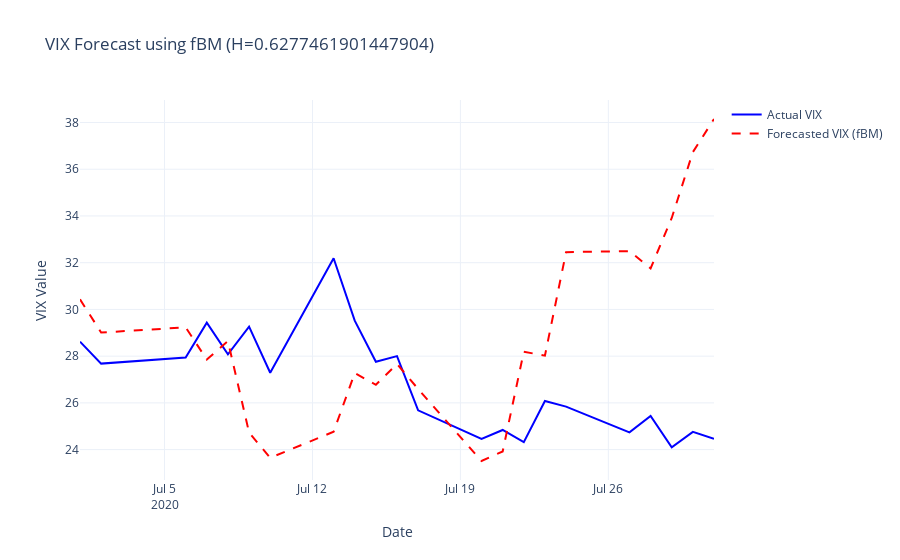

Write notebook code for a chart like this one.
### Code cell
from stochastic.processes.continuous import FractionalBrownianMotion
import numpy as np
import random
import plotly.graph_objects as go

def simulate_fbm_vix(train_data, test_data, H):
    """
    Simulates a VIX path using geometric fractional Brownian motion.
    
    Parameters:
        train_data (DataFrame): Training data containing at least 'vol' and 'log_vol_diff'.
        test_data (DataFrame): Testing data to determine the simulation length.
        H (float): Hurst exponent for the fractional Brownian motion.
        
    Returns:
        np.ndarray: Simulated VIX values.
    """
    # Set fixed seeds for reproducibility
    random.seed(42)
    np.random.seed(42)

    # Calculate drift (μ) and volatility (σ) from training log differences of VIX
    mu = train_data["log_vol_diff"].mean()
    sigma = train_data["log_vol_diff"].std()

    n_days = len(test_data)
    # Define and sample from the fBM model
    fbm = FractionalBrownianMotion(hurst=H, t=n_days-1)
    fbm_values = fbm.sample(n=n_days-1)

    # Use the last available VIX value in training data as the starting point
    S0 = train_data['vol'].iloc[-1]
    # Simulate the VIX path using a geometric fBM model
    simulated_vix = S0 * np.exp(mu * np.arange(n_days) + sigma * fbm_values)
    print(mu, sigma)
    return simulated_vix

def plot_fbm_vix(test_data, simulated_vix, H):
    """
    Plots actual vs. simulated VIX values.
    
    Parameters:
        test_data (DataFrame): Testing data containing actual VIX values under 'vol'.
        simulated_vix (np.ndarray): Simulated VIX values.
        H (float): Hurst exponent used in the simulation (for labeling purposes).
    """
    fig = go.Figure()

    # Actual VIX trace
    fig.add_trace(go.Scatter(
        x=test_data.index,
        y=test_data["vol"],
        mode='lines',
        name='Actual VIX',
        line=dict(color='blue')
    ))

    # Forecasted VIX trace using fBM
    fig.add_trace(go.Scatter(
        x=test_data.index,
        y=simulated_vix,
        mode='lines',
        name='Forecasted VIX (fBM)',
        line=dict(color='red', dash='dash')
    ))

    # Update layout of the plot
    fig.update_layout(
        title=f"VIX Forecast using fBM (H={H})",
        xaxis_title="Date",
        yaxis_title="VIX Value",
        template="plotly_white"
    )

    fig.show()

# Example usage:
simulated_vix = simulate_fbm_vix(vix_training_df, vix_testing_df, vix_hurst_est)
plot_fbm_vix(vix_testing_df, simulated_vix, vix_hurst_est)

### Figure 1 — Plotly figure (JSON) as saved in the notebook; plotly's stock layout.template omitted (floating-point values rounded to 4 significant figures)
{"data": [{"line": {"color": "blue"}, "mode": "lines", "name": "Actual VIX", "type": "scatter", "x": ["2020-07-01T00:00:00", "2020-07-02T00:00:00", "2020-07-06T00:00:00", "2020-07-07T00:00:00", "2020-07-08T00:00:00", "2020-07-09T00:00:00", "2020-07-10T00:00:00", "2020-07-13T00:00:00", "2020-07-14T00:00:00", "2020-07-15T00:00:00", "2020-07-16T00:00:00", "2020-07-17T00:00:00", "2020-07-20T00:00:00", "2020-07-21T00:00:00", "2020-07-22T00:00:00", "2020-07-23T00:00:00", "2020-07-24T00:00:00", "2020-07-27T00:00:00", "2020-07-28T00:00:00", "2020-07-29T00:00:00", "2020-07-30T00:00:00", "2020-07-31T00:00:00"], "y": [28.62, 27.68, 27.94, 29.43, 28.08, 29.26, 27.29, 32.19, 29.52, 27.76, 28, 25.68, 24.46, 24.84, 24.32, 26.08, 25.84, 24.74, 25.44, 24.1, 24.76, 24.46]}, {"line": {"color": "red", "dash": "dash"}, "mode": "lines", "name": "Forecasted VIX (fBM)", "type": "scatter", "x": ["2020-07-01T00:00:00", "2020-07-02T00:00:00", "2020-07-06T00:00:00", "2020-07-07T00:00:00", "2020-07-08T00:00:00", "2020-07-09T00:00:00", "2020-07-10T00:00:00", "2020-07-13T00:00:00", "2020-07-14T00:00:00", "2020-07-15T00:00:00", "2020-07-16T00:00:00", "2020-07-17T00:00:00", "2020-07-20T00:00:00", "2020-07-21T00:00:00", "2020-07-22T00:00:00", "2020-07-23T00:00:00", "2020-07-24T00:00:00", "2020-07-27T00:00:00", "2020-07-28T00:00:00", "2020-07-29T00:00:00", "2020-07-30T00:00:00", "2020-07-31T00:00:00"], "y": [30.43, 29.01, 29.23, 27.86, 28.64, 24.73, 23.65, 24.76, 27.27, 26.77, 27.67, 26.59, 23.51, 23.92, 28.19, 28.02, 32.45, 32.49, 31.76, 33.91, 36.73, 38.15]}], "layout": {"title": {"text": "VIX Forecast using fBM (H=0.6277461901447904)"}, "xaxis": {"title": {"text": "Date"}}, "yaxis": {"title": {"text": "VIX Value"}}}}
